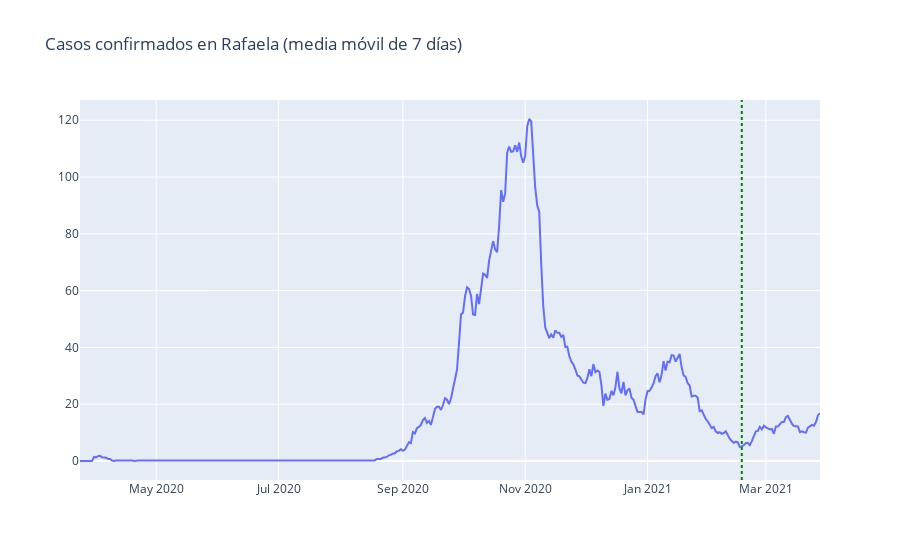

The notebook cell this image was saved under:
### Code cell
graficar(casos[casos.localidad == "Rafaela"])

### Figure 1 — Plotly figure (JSON) as saved in the notebook; plotly's stock layout.template omitted (floating-point values rounded to 4 significant figures; data arrays with more than 128 entries replaced by an {"elided": "..."} marker saying what was removed)
{"data": [{"hovertemplate": "=%{y}<extra></extra>", "legendgroup": "", "line": {"color": "#636efa", "dash": "solid"}, "mode": "lines", "name": "", "orientation": "v", "showlegend": false, "type": "scatter", "x": {"elided": "370 str values"}, "xaxis": "x", "y": {"elided": "370 float values"}, "yaxis": "y"}], "layout": {"legend": {"tracegroupgap": 0}, "shapes": [{"line": {"color": "green", "dash": "dot", "width": 2}, "type": "line", "x0": "2021-02-17T00:00:00", "x1": "2021-02-17T00:00:00", "xref": "x", "y0": 0, "y1": 1, "yref": "y domain"}], "title": {"text": "Casos confirmados en Rafaela (media móvil de 7 días)"}, "xaxis": {"anchor": "y", "domain": [0, 1], "title": {"text": ""}}, "yaxis": {"anchor": "x", "domain": [0, 1], "title": {"text": ""}}}}
